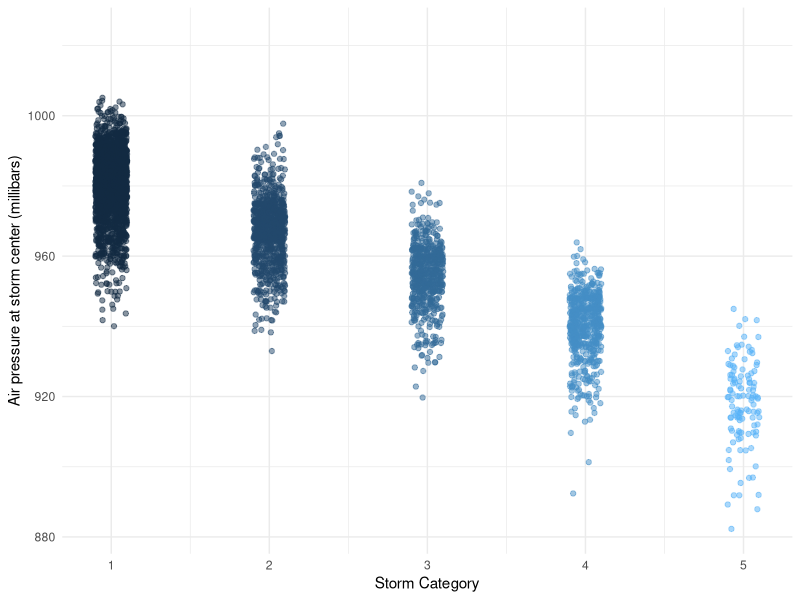

Source code (R):
## ---- chunk 1
knitr::opts_chunk$set(echo = TRUE)
library(tidyverse)
## ---- chunk 2
summary(storms)
## ---- chunk 3
names(storms)
## ---- chunk 4
ggplot(data = storms, aes(x = category, y = pressure)) +
  geom_jitter(width = 0.1, 
              alpha = 0.5,
              aes(color = category),
              show.legend = FALSE) +
  labs(x = "Storm Category", 
       y = "Air pressure at storm center (millibars)"
       ) +
  theme_minimal()
